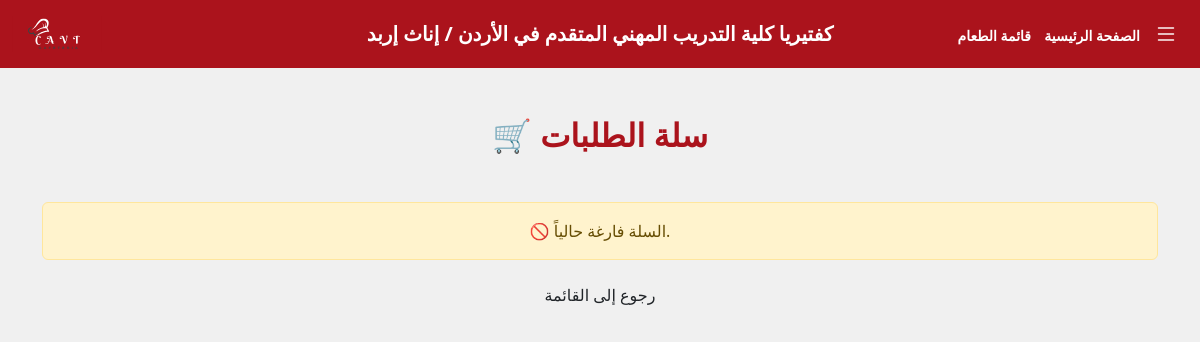
The app's page /cart (signed in), older data.
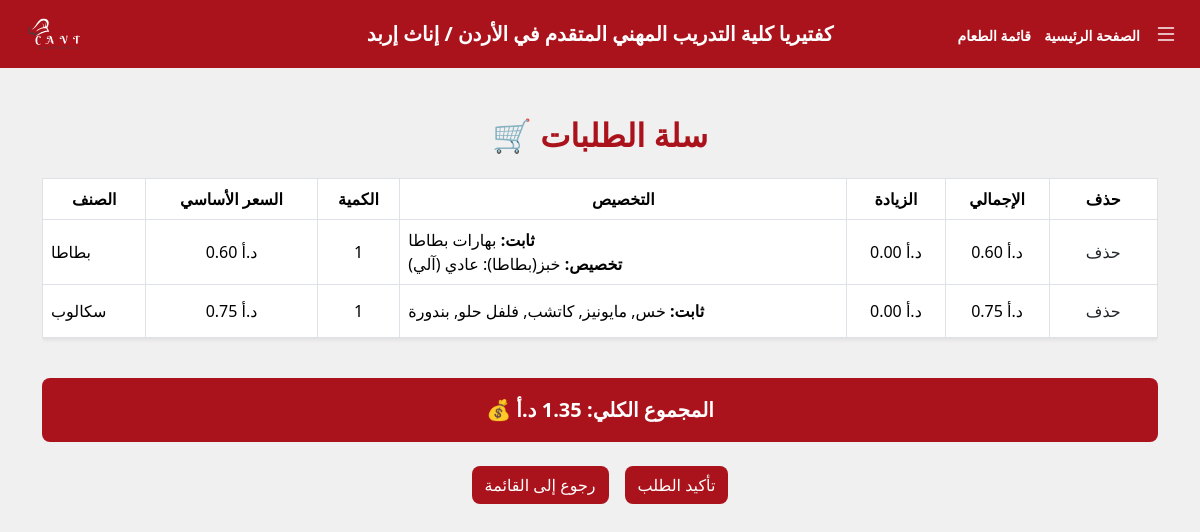
The same page, newer data.
### tables this page shows
CREATE TABLE "order_details" (
	"id"	INTEGER,
	"order_id"	INTEGER NOT NULL,
	"item_id"	INTEGER NOT NULL,
	"quantity"	INTEGER DEFAULT 1,
	"base_price"	REAL NOT NULL,
	"extra_price"	REAL DEFAULT 0,
	"details_json"	TEXT,
	PRIMARY KEY("id" AUTOINCREMENT),
	FOREIGN KEY("item_id") REFERENCES "MenuItem"("id") ON DELETE CASCADE,
	FOREIGN KEY("order_id") REFERENCES "orders"("id") ON DELETE CASCADE
);

CREATE TABLE "MenuItem" (
	"id"	INTEGER,
	"name"	TEXT NOT NULL,
	"price"	REAL NOT NULL,
	"category_id"	INTEGER NOT NULL,
	"image"	TEXT DEFAULT 'image/default.jpg',
	PRIMARY KEY("id" AUTOINCREMENT),
	FOREIGN KEY("category_id") REFERENCES "category"("id") ON DELETE CASCADE
);

### temp.py (the view)
@app.route('/cart')
@login_required
def view_cart():
    user_id = session.get('user_id')
    if not user_id:
        return redirect(url_for('login'))
    conn = get_db_connection()
    cart_items = []
    total = 0.0
    order = conn.execute('''
        SELECT id FROM orders
        WHERE user_id = ? AND status = 'pending'
        ORDER BY order_time DESC
        LIMIT 1
    ''', (user_id,)).fetchone()
    if not order:
        conn.close()
        return render_template('cart.html', cart_items=[], total=0.0)
    order_id = order['id']
    rows = conn.execute('''
        SELECT od.id AS order_detail_id,
               i.name AS item_name,
               od.base_price,
               od.extra_price,
               od.details_json
        FROM order_details od
        JOIN MenuItem i ON od.item_id = i.id
        WHERE od.order_id = ?
        ORDER BY od.id DESC
    ''', (order_id,)).fetchall()
    for row in rows:
        row = dict(row)
        details = json.loads(row['details_json']) if row['details_json'] else {}
        fixed_ingredients = details.get('fixed_ingredients', [])
        custom_options = details.get('custom_options', [])
        notes = details.get('notes', '')
        total_price = row['base_price'] + row['extra_price']
        total += total_price
        cart_items.append({
            'order_detail_id': row['order_detail_id'],
            'item_name': row['item_name'],
            'base_price': row['base_price'],
            'extra_price': row['extra_price'],
            'fixed_ingredients': fixed_ingredients,
            'custom_options': custom_options,
            'notes': notes,
            'total_price': total_price,
            'quantity': 1
        })
    conn.close()
    return render_template('cart.html', cart_items=cart_items, total=total)

### database.py (called while the page is built)
def get_db_connection():
    conn = sqlite3.connect("college_users.db")
    conn.row_factory = sqlite3.Row  # بترجع النتائج كـ dict
    return conn

### temp.py (called while the page is built)
def login_required(f):
    @wraps(f)
    def decorated_function(*args, **kwargs):
        if 'user_id' not in session:
            flash('يجب تسجيل الدخول أولاً')
            return redirect(url_for('login'))
        return f(*args, **kwargs)
    return decorated_function

### templates/cart.html (shortened to what this page needs)
{% extends 'navbar.html' %}
{% block body %}
<div class="container py-5">
  <h2 class="text-center fw-bold mb-4 color-AB131C">🛒 سلة الطلبات</h2>
  {% if cart_items %}
    <div class="table-responsive">
      <table class="table table-bordered align-middle shadow-sm bg-white">
        <thead class="text-white background-color-AB131C">
          <tr class="text-center">
            <th>الصنف</th>
            <th>السعر الأساسي</th>
            <th>الكمية</th>
            <th>التخصيص</th>
            <th>الزيادة</th>
            <th>الإجمالي</th>
            <th>حذف</th>
          </tr>
        </thead>
        <tbody>
          {% for item in cart_items %}
            <tr>
              <td>{{ item['item_name'] }}</td>
              <td class="text-center">{{ "%.2f"|format(item['base_price']) }} د.أ</td>
              <td class="text-center">{{ item['quantity'] }}</td>
              <td>
                {% if item['fixed_ingredients'] %}
                  <div><strong>ثابت:</strong> {{ item['fixed_ingredients'] | join(', ') }}</div>
                {% endif %}
                {% if item['custom_options'] %}
                  <div><strong>تخصيص:</strong>
                    {% for opt in item['custom_options'] %}
                      {{ opt['ingredient_name'] }}: {{ opt['option_name'] }}{% if not loop.last %}, {% endif %}
                    {% endfor %}
                  </div>
                {% endif %}
              </td>
              <td class="text-center">{{ "%.2f"|format(item['extra_price']) }} د.أ</td>
              <td class="text-center">{{ "%.2f"|format(item['total_price']) }} د.أ</td>
              <td class="text-center">
                <form action="{{ url_for('delete_cart_item', order_detail_id=item['order_detail_id']) }}" method="post" onsubmit="return confirm('هل أنت متأكد من حذف هذا العنصر؟');">
                  <button type="submit" class="btn delete-button"> حذف</button>
                </form>
              </td>
            </tr>
          {% endfor %}
        </tbody>
      </table>
    </div>
    <div class="alert background-color-AB131C text-white text-center fw-bold fs-5 rounded-3 mt-4">
      💰 المجموع الكلي: {{ "%.2f"|format(total) }} د.أ
    </div>
    <div class="text-center mt-4 d-flex justify-content-center flex-wrap gap-3">
      <a href="{{ url_for('show_menu') }}" class="btn text-white background-color-AB131C rounded-3"> رجوع إلى القائمة</a>
      <a href="{{ url_for('checkout') }}" class="btn text-white background-color-AB131C rounded-3"> تأكيد الطلب</a>
    </div>
  {% else %}
    <div class="alert alert-warning text-center mt-5">
      🚫 السلة فارغة حالياً.
    </div>
    <div class="text-center">
      <a href="{{ url_for('show_menu') }}" class="btn btn-maroon px-4 rounded-pill"> رجوع إلى القائمة</a>
    </div>
  {% endif %}
</div>
{% endblock %}

### templates/navbar.html (shortened to what this page needs)
<!DOCTYPE html>
<html lang="ar" dir="ltr">
<head>
  <link href="https://cdn.jsdelivr.net/npm/bootstrap@5.3.3/dist/css/bootstrap.min.css" rel="stylesheet">
  <link href="https://cdn.jsdelivr.net/npm/bootstrap-icons@1.10.5/font/bootstrap-icons.css" rel="stylesheet">
  <link rel="stylesheet" href="{{ url_for('static', filename='style.css') }}">
</head>
<body class="background-color-f0f0f0">
  <header class="background-color-AB131C text-white fs-5 fw-bold py-2">
    <div class="container-fluid">
      <div class="row align-items-center">
        <div class="col-md-3 text-center-mobile text-md-end py-2 d-flex">
            <img src="{{ url_for('static', filename='image/1.svg') }}" alt="شعار" style="max-width: 90px;" class="img-fluid bigger-logo">
        </div>
        <div class="col-md-6 py-2 text-center hide-on-mobile">
          كفتيريا كلية التدريب المهني المتقدم في الأردن / إناث إربد
        </div>
<div class="col-md-3 d-flex flex-row-reverse align-items-center px-3">
          <div class="dropdown mb-2 mb-md-0">
            <button class="dropdown-toggle bg-transparent border-0 text-white fs-4" type="button" data-bs-toggle="dropdown" aria-expanded="false">
              <i class="bi bi-list menu-icon"></i>
            </button>
          </div>
          <div class="text-center text-md-start">
            {% if session.get('user_id') and (session.get('role_id') != 1) %}
              <a href="/home" class="text-white text-decoration-none me-2 hide-on-mobile" style="font-size: 14px;">الصفحة الرئيسية</a>
              <a href="/menu" class="text-white text-decoration-none me-2 hide-on-mobile" style="font-size: 14px;">قائمة الطعام</a>
            {% endif %}
          </div>
        </div>
      </div>
    </div>
  </header>
  <main>
    {% block body %}
    {% endblock %}
  </main>
</body>
</html>

### static/style.css (style rules this page uses)
body { font-family: "Segoe UI", Tahoma, Geneva, Verdana, sans-serif; user-select: none; }
.background-color-f0f0f0 { background-color: #f0f0f0 !important; }
.background-color-AB131C { background-color: #AB131C !important; }
.color-AB131C { color: #AB131C; }
.dropdown-toggle::after { content: none; }
.delete-button { background: none; border: none; }

Row changes from the older to the newer data that the page shows:
added order_details: item_name "بطاطا", base_price "0.60", quantity "1", fixed_ingredients "بهارات بطاطا", ingredient_name "خبز(بطاطا)", option_name "عادي (آلي)", extra_price "0.00", total_price "0.60"
added order_details: item_name "سكالوب", base_price "0.75", quantity "1", fixed_ingredients "خس, مايونيز, كاتشب, فلفل حلو, بندورة", extra_price "0.00", total_price "0.75"
Text that changed along with them:
text no longer shown: "🚫 السلة فارغة حالياً."
text now shown: "الصنف السعر الأساسي الكمية التخصيص الزيادة الإجمالي حذف 💰 المجموع الكلي: د.أ تأكيد الطلب"
